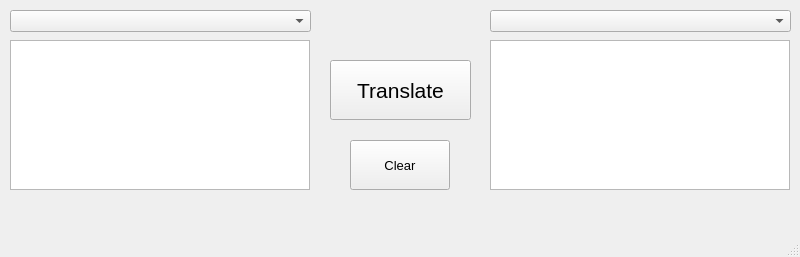
<?xml version="1.0" encoding="UTF-8"?>
<ui version="4.0">
 <class>MainWindow</class>
 <widget class="QMainWindow" name="MainWindow">
  <property name="geometry">
   <rect>
    <x>0</x>
    <y>0</y>
    <width>800</width>
    <height>257</height>
   </rect>
  </property>
  <property name="windowTitle">
   <string>Translation App</string>
  </property>
  <widget class="QWidget" name="centralwidget">
   <widget class="QComboBox" name="comboBox">
    <property name="geometry">
     <rect>
      <x>10</x>
      <y>10</y>
      <width>301</width>
      <height>22</height>
     </rect>
    </property>
   </widget>
   <widget class="QTextEdit" name="textEdit">
    <property name="geometry">
     <rect>
      <x>10</x>
      <y>40</y>
      <width>300</width>
      <height>150</height>
     </rect>
    </property>
   </widget>
   <widget class="QTextEdit" name="textEdit_2">
    <property name="geometry">
     <rect>
      <x>490</x>
      <y>40</y>
      <width>300</width>
      <height>150</height>
     </rect>
    </property>
   </widget>
   <widget class="QComboBox" name="comboBox_2">
    <property name="geometry">
     <rect>
      <x>490</x>
      <y>10</y>
      <width>301</width>
      <height>22</height>
     </rect>
    </property>
   </widget>
   <widget class="QPushButton" name="pushButton">
    <property name="geometry">
     <rect>
      <x>330</x>
      <y>60</y>
      <width>141</width>
      <height>60</height>
     </rect>
    </property>
    <property name="font">
     <font>
      <pointsize>16</pointsize>
     </font>
    </property>
    <property name="text">
     <string>Translate</string>
    </property>
   </widget>
   <widget class="QPushButton" name="pushButton_2">
    <property name="geometry">
     <rect>
      <x>350</x>
      <y>140</y>
      <width>100</width>
      <height>50</height>
     </rect>
    </property>
    <property name="font">
     <font>
      <pointsize>10</pointsize>
     </font>
    </property>
    <property name="text">
     <string>Clear</string>
    </property>
   </widget>
  </widget>
  <widget class="QMenuBar" name="menubar">
   <property name="geometry">
    <rect>
     <x>0</x>
     <y>0</y>
     <width>800</width>
     <height>26</height>
    </rect>
   </property>
  </widget>
  <widget class="QStatusBar" name="statusbar"/>
 </widget>
 <resources/>
 <connections/>
</ui>
